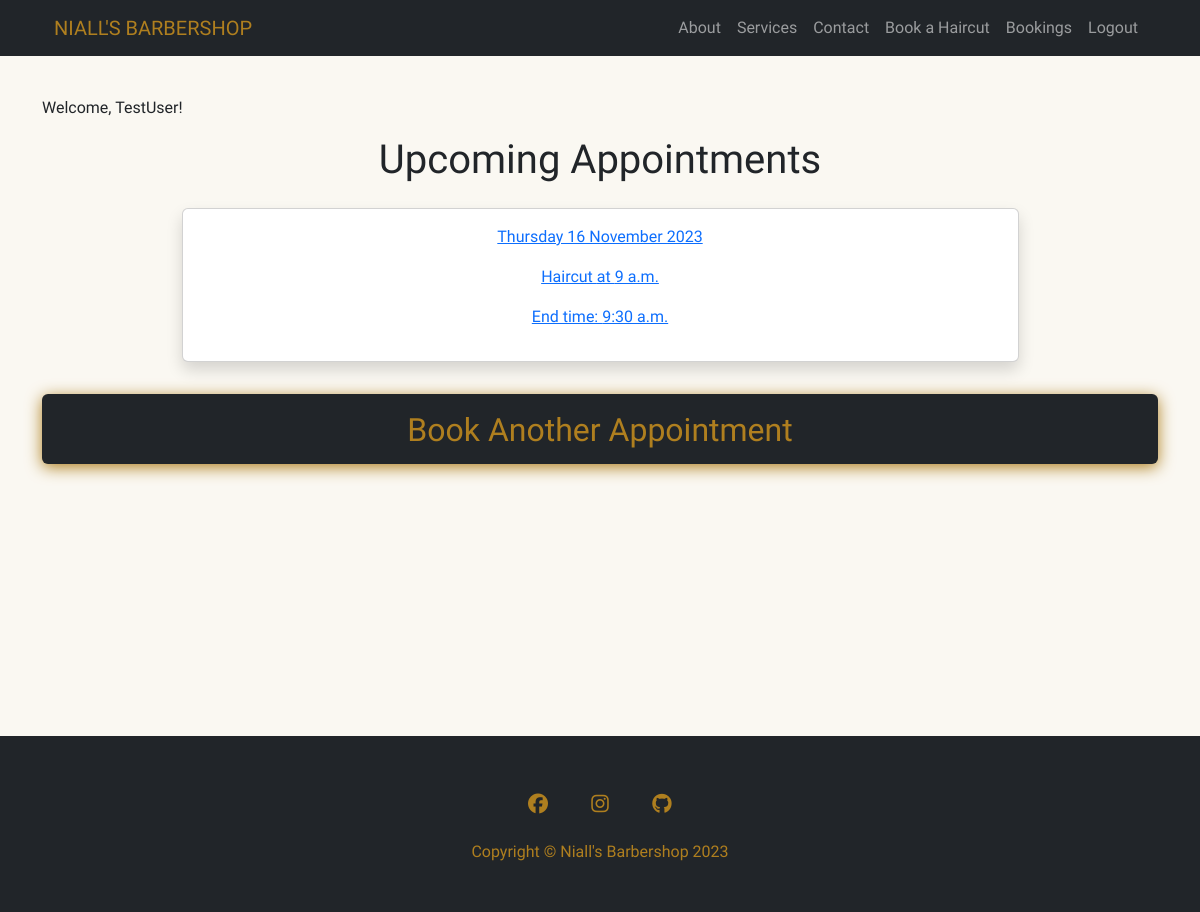
Before: /booking/ (signed in) with the older database file.
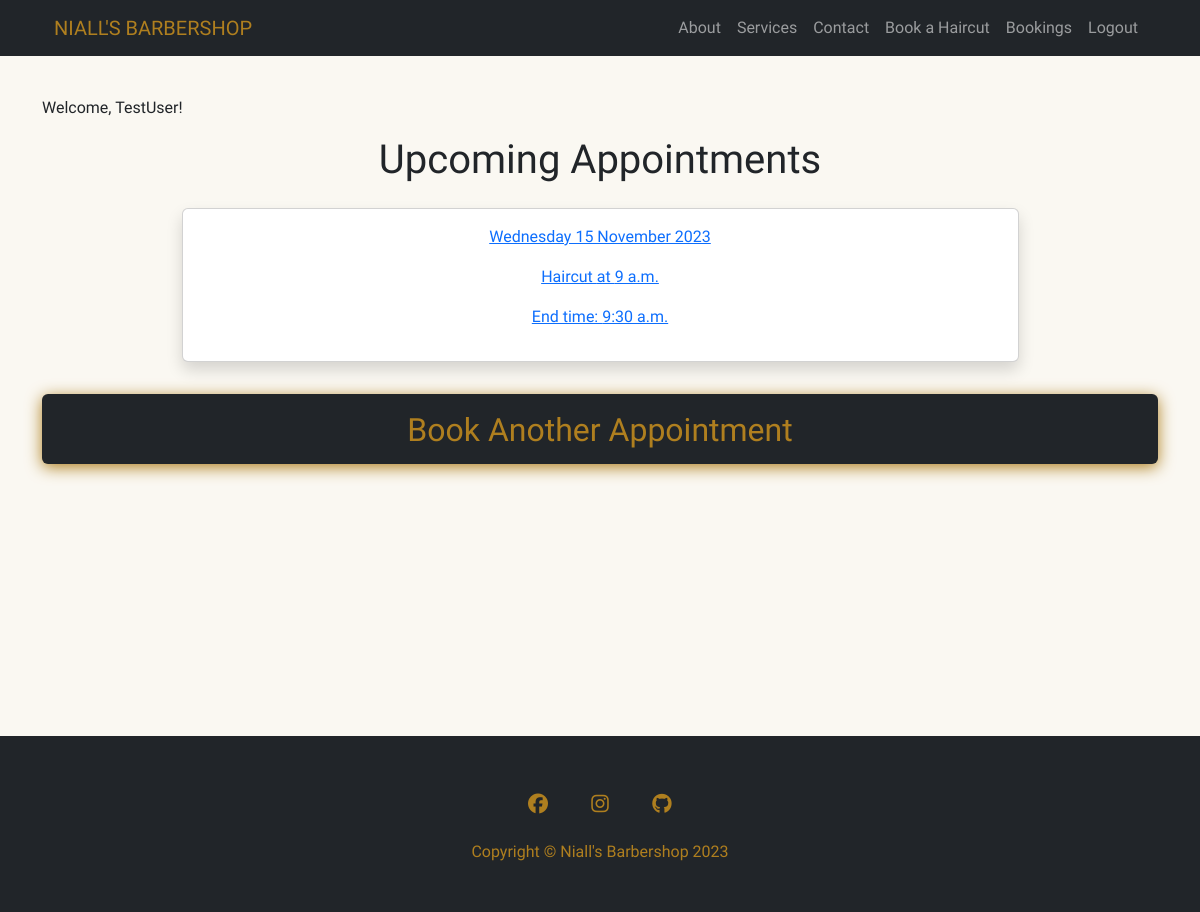
After: the same page with the newer database file.
### booking_system/models.py (models this page shows, shortened)
class Booking(models.Model):
    username = models.ForeignKey(User, on_delete=models.CASCADE,
                                 related_name='username_booking')
    date_of_booking = models.DateField()
    service_name = models.ForeignKey(Services, on_delete=models.CASCADE,
                                     related_name='service_name_booking')
    start_time = models.TimeField(choices=BOOKING_TIME)
    end_time = models.TimeField(editable=False, blank=True, null=True)
    confirmed = models.BooleanField(default=False)
    class Meta:
        ordering = ['date_of_booking', 'start_time']

class Services(models.Model):
    service_name = models.CharField(max_length=250)
    session_length = models.DurationField()
    cost = models.DecimalField(max_digits=8, decimal_places=2)
    def __str__(self):
        return self.service_name

### booking_system/views.py (the view)
# urls.py: path('booking/', views.BookingsListView.as_view(),
class BookingsListView(LoginRequiredMixin, ListView):
    model = Booking
    template_name = 'booking_system/booking_home.html'  #  Without this line django would look here: <app>/<model>_<viewtype>.html booking_system/booking_list
    paginate_by = 25
    def get_queryset(self):
        if self.request.user.is_superuser:
            queryset = Booking.objects.filter(
                date_of_booking__gte=date.today()).order_by(
                    'date_of_booking', 'start_time')
            return queryset
        else:
            return Booking.objects.filter(
                username=self.request.user).filter(
                    date_of_booking__gte=date.today())

### booking_system/templates/booking_system/booking_home.html (shortened to what this page needs)
{% extends "base.html" %}
{% block content %}
{% load account %}
<div class="container mt-5">
    <p class="pt-5">Welcome, {% user_display user %}!</p>
    <h1 class="text-center">Upcoming Appointments</h1>
        {% if object_list %}
            {% for booking in object_list %}
            <a href="{% url 'booking-detail' booking.id %}"><div class='d-flex justify-content-center'>
                <div class="card shadow p-3 m-3 text-center w-75 haircut-hover">
                    <p>{{ booking.date_of_booking|date:"l j F Y" }}</p>
                    <p>{{ booking.service_name }} at {{ booking.start_time|date:"g a" }}</p>
                    <p>End time: {{ booking.end_time }}</p>
                    </a>
                </div>
            </div>
            {% endfor %}
            <a href="{% url 'booking-create' %}" class="link-underline link-underline-opacity-0">
                <div class="d-grid gap-2 md-col-5 mx-auto pt-3">
                    <button class="btn custom-button-dark-gold pt-3 haircut-hover" type="button"><h2>Book Another Appointment</h2></button>
                </div>
            </a>
        {% endif %}
{% endblock %}

Changed rows visible on the page:
removed Booking: date_of_booking "Thursday 16 November 2023", service_name "Haircut", start_time "9 a.m.", end_time "9:30 a.m."
added Booking: date_of_booking "Wednesday 15 November 2023", service_name "Haircut", start_time "9 a.m.", end_time "9:30 a.m."
